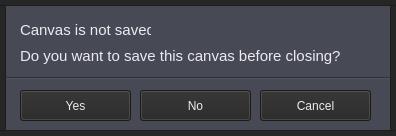
<?xml version="1.0" encoding="UTF-8"?>
<ui version="4.0">
 <class>MainWindow</class>
 <widget class="QMainWindow" name="MainWindow">
  <property name="geometry">
   <rect>
    <x>0</x>
    <y>0</y>
    <width>396</width>
    <height>136</height>
   </rect>
  </property>
  <property name="maximumSize">
   <size>
    <width>396</width>
    <height>136</height>
   </size>
  </property>
  <property name="cursor">
   <cursorShape>ArrowCursor</cursorShape>
  </property>
  <property name="windowTitle">
   <string>Save Canvas</string>
  </property>
  <property name="styleSheet">
   <string notr="true">*{
color: rgb(235, 235, 240);
}

QWidget{
background-color:rgb(71, 74, 84);
}

QLineEdit{
background-color: rgb(99, 103, 117);
border-radius: 5px;
padding-left: 5px;
}

QToolButton:hover{
background-color: rgb(212, 85, 0);
}

QPushButton{
background-color: rgb(38, 38, 38);
}

QPushButton:hover{
background-color: rgb(99, 101, 135);
}</string>
  </property>
  <property name="toolButtonStyle">
   <enum>Qt::ToolButtonTextOnly</enum>
  </property>
  <property name="tabShape">
   <enum>QTabWidget::Rounded</enum>
  </property>
  <property name="unifiedTitleAndToolBarOnMac">
   <bool>false</bool>
  </property>
  <widget class="QWidget" name="centralwidget">
   <widget class="QLabel" name="label1">
    <property name="geometry">
     <rect>
      <x>20</x>
      <y>20</y>
      <width>131</width>
      <height>20</height>
     </rect>
    </property>
    <property name="sizePolicy">
     <sizepolicy hsizetype="Maximum" vsizetype="Preferred">
      <horstretch>0</horstretch>
      <verstretch>0</verstretch>
     </sizepolicy>
    </property>
    <property name="minimumSize">
     <size>
      <width>60</width>
      <height>0</height>
     </size>
    </property>
    <property name="font">
     <font>
      <family>Segoe UI</family>
      <pointsize>11</pointsize>
      <weight>50</weight>
      <italic>false</italic>
      <bold>false</bold>
     </font>
    </property>
    <property name="styleSheet">
     <string notr="true"/>
    </property>
    <property name="text">
     <string>Canvas is not saved.</string>
    </property>
    <property name="scaledContents">
     <bool>true</bool>
    </property>
    <property name="wordWrap">
     <bool>false</bool>
    </property>
   </widget>
   <widget class="Line" name="separator">
    <property name="geometry">
     <rect>
      <x>0</x>
      <y>70</y>
      <width>521</width>
      <height>16</height>
     </rect>
    </property>
    <property name="sizePolicy">
     <sizepolicy hsizetype="Minimum" vsizetype="Fixed">
      <horstretch>0</horstretch>
      <verstretch>0</verstretch>
     </sizepolicy>
    </property>
    <property name="styleSheet">
     <string notr="true"/>
    </property>
    <property name="frameShadow">
     <enum>QFrame::Sunken</enum>
    </property>
    <property name="lineWidth">
     <number>1</number>
    </property>
    <property name="orientation">
     <enum>Qt::Horizontal</enum>
    </property>
   </widget>
   <widget class="QPushButton" name="yesBtn">
    <property name="geometry">
     <rect>
      <x>20</x>
      <y>90</y>
      <width>111</width>
      <height>31</height>
     </rect>
    </property>
    <property name="text">
     <string>Yes</string>
    </property>
   </widget>
   <widget class="QPushButton" name="cancelBtn">
    <property name="geometry">
     <rect>
      <x>260</x>
      <y>90</y>
      <width>111</width>
      <height>31</height>
     </rect>
    </property>
    <property name="text">
     <string>Cancel</string>
    </property>
   </widget>
   <widget class="QFrame" name="frame_2">
    <property name="geometry">
     <rect>
      <x>-10</x>
      <y>-10</y>
      <width>16</width>
      <height>321</height>
     </rect>
    </property>
    <property name="styleSheet">
     <string notr="true">background-color: rgb(38, 38, 38);</string>
    </property>
    <property name="frameShape">
     <enum>QFrame::StyledPanel</enum>
    </property>
    <property name="frameShadow">
     <enum>QFrame::Raised</enum>
    </property>
   </widget>
   <widget class="QFrame" name="frame_3">
    <property name="geometry">
     <rect>
      <x>390</x>
      <y>-20</y>
      <width>21</width>
      <height>321</height>
     </rect>
    </property>
    <property name="styleSheet">
     <string notr="true">background-color: rgb(38, 38, 38);</string>
    </property>
    <property name="frameShape">
     <enum>QFrame::StyledPanel</enum>
    </property>
    <property name="frameShadow">
     <enum>QFrame::Raised</enum>
    </property>
   </widget>
   <widget class="QFrame" name="frame_4">
    <property name="geometry">
     <rect>
      <x>-20</x>
      <y>130</y>
      <width>541</width>
      <height>16</height>
     </rect>
    </property>
    <property name="styleSheet">
     <string notr="true">background-color: rgb(38, 38, 38);</string>
    </property>
    <property name="frameShape">
     <enum>QFrame::StyledPanel</enum>
    </property>
    <property name="frameShadow">
     <enum>QFrame::Raised</enum>
    </property>
   </widget>
   <widget class="QFrame" name="frame_5">
    <property name="geometry">
     <rect>
      <x>-20</x>
      <y>-10</y>
      <width>541</width>
      <height>16</height>
     </rect>
    </property>
    <property name="styleSheet">
     <string notr="true">background-color: rgb(38, 38, 38);</string>
    </property>
    <property name="frameShape">
     <enum>QFrame::StyledPanel</enum>
    </property>
    <property name="frameShadow">
     <enum>QFrame::Raised</enum>
    </property>
   </widget>
   <widget class="QLabel" name="label2">
    <property name="geometry">
     <rect>
      <x>20</x>
      <y>40</y>
      <width>331</width>
      <height>31</height>
     </rect>
    </property>
    <property name="sizePolicy">
     <sizepolicy hsizetype="Maximum" vsizetype="Preferred">
      <horstretch>0</horstretch>
      <verstretch>0</verstretch>
     </sizepolicy>
    </property>
    <property name="minimumSize">
     <size>
      <width>60</width>
      <height>0</height>
     </size>
    </property>
    <property name="font">
     <font>
      <family>Segoe UI</family>
      <pointsize>11</pointsize>
      <weight>50</weight>
      <italic>false</italic>
      <bold>false</bold>
     </font>
    </property>
    <property name="styleSheet">
     <string notr="true"/>
    </property>
    <property name="text">
     <string>Do you want to save this canvas before closing?</string>
    </property>
    <property name="scaledContents">
     <bool>true</bool>
    </property>
    <property name="wordWrap">
     <bool>false</bool>
    </property>
   </widget>
   <widget class="QPushButton" name="noBtn">
    <property name="geometry">
     <rect>
      <x>140</x>
      <y>90</y>
      <width>111</width>
      <height>31</height>
     </rect>
    </property>
    <property name="text">
     <string>No</string>
    </property>
   </widget>
  </widget>
 </widget>
 <resources/>
 <connections/>
</ui>
